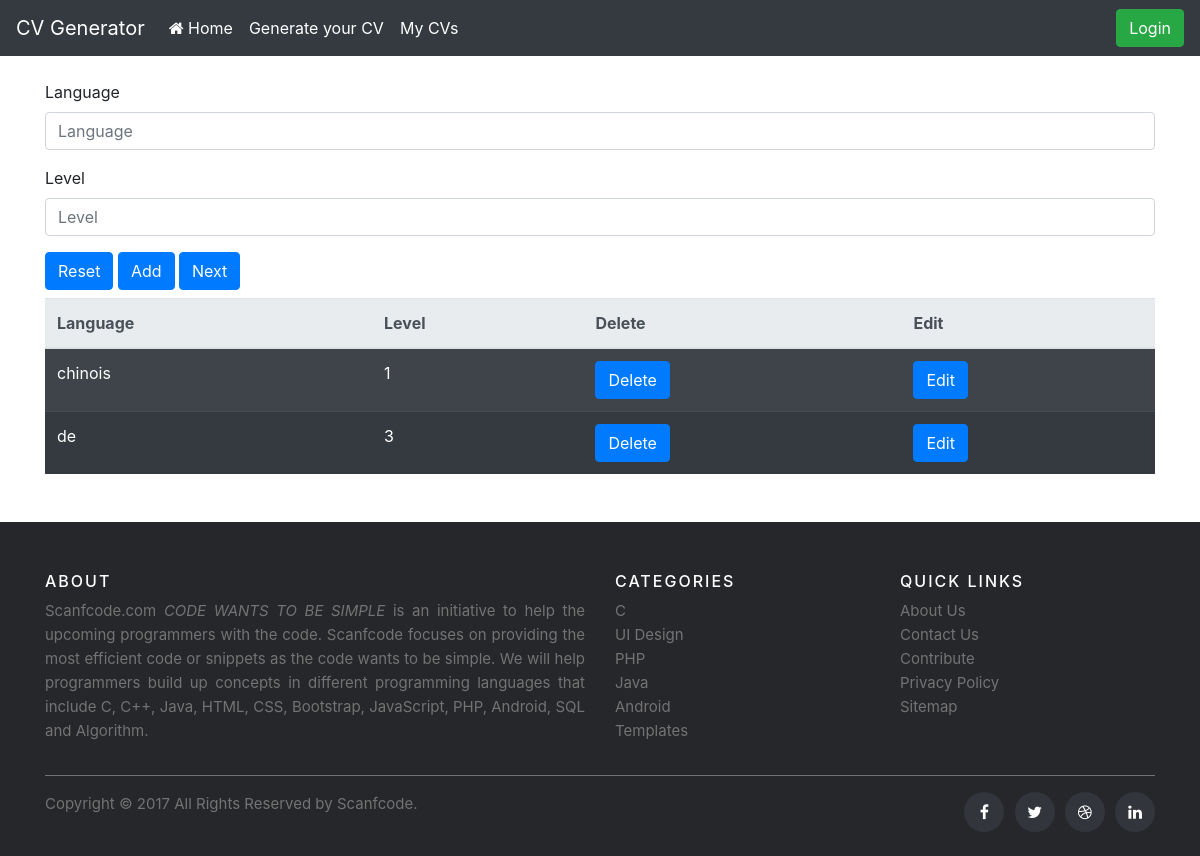
The app's page /language_view/1/, older data.
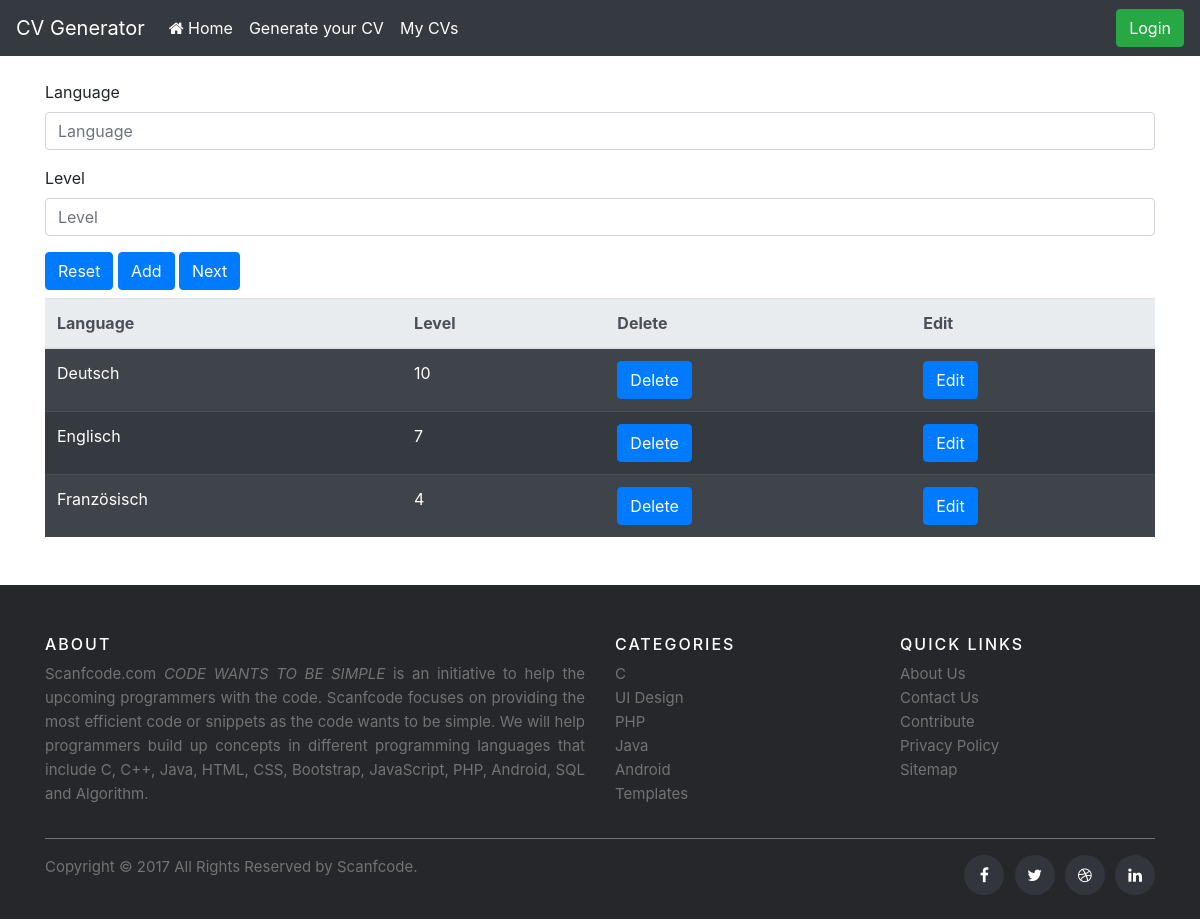
The same page, newer data.
### cvsite/models.py (models this page shows)
class Language(models.Model):
    language = models.CharField(max_length=20, blank=False)
    level = models.CharField(max_length=30, blank=False)
    data = models.ForeignKey(Data, on_delete=models.CASCADE)

### cvsite/views.py (the view)
# urls.py: path('language_view/<data>/', language_view, name='language'),
def language_view(request, data=None):
    mylanguage = Language.objects.all().filter(data=data)
    if 'add' in request.POST:
        if request.method == 'POST':
            form = LanguageForm(request.POST)
            if form.is_valid():
                lg = form.save(commit=False)
                lg.data_id = data
                lg.save()
                messages.success(request, 'Language saved')
                return redirect('language', data=data)
    else:
        form = LanguageForm()
    return render(request, 'form_language.html', {'form': form, 'mylg': mylanguage, })

### cvsite/forms.py
class LanguageForm(forms.ModelForm):
    class Meta:
        model = Language
        fields = '__all__'
        exclude = ['data']

### templates/form_language.html (shortened to what this page needs)
{% extends 'base.html' %}
{% load bootstrap4 %}
{% block content %}
    <form action="" method="post">
        {% bootstrap_form form %}
        <button type="reset" class="btn btn-primary mb-2">Reset</button>
        <button type="submit" class="btn btn-primary mb-2" name="add">Add</button>
        <a href="{% url 'next_lang' %}" class="btn btn-primary mb-2">Next</a>
    </form>
    <table class="table table-striped table-dark">
        <thead class="thead-light">
        <tr>
            <th>Language</th>
            <th>Level</th>
            <th>Delete</th>
            <th>Edit</th>
        </tr>
        </thead>{% for element in mylg %}
        <tr>
            <td>{{ element.language }}</td>
            <td>{{ element.level }}</td>
            <td><a href="{% url 'language_del' data=element.data_id pk=element.id %}"
                   class="btn btn-primary btn-xs">Delete</a></td>
            <td><a href="{% url 'language_edit' data=element.data_id pk=element.id %}"
                   class="btn btn-primary btn-xs">Edit</a></td>
        </tr>
    {% endfor %}
    </table>
{% endblock %}

Row changes from the older to the newer data that the page shows:
changed Language: language "chinois" → "Deutsch"; level "1" → "10"
changed Language: language "de" → "Englisch"; level "3" → "7"
now on this page (row edited): Language: language "Französisch", level "4"
